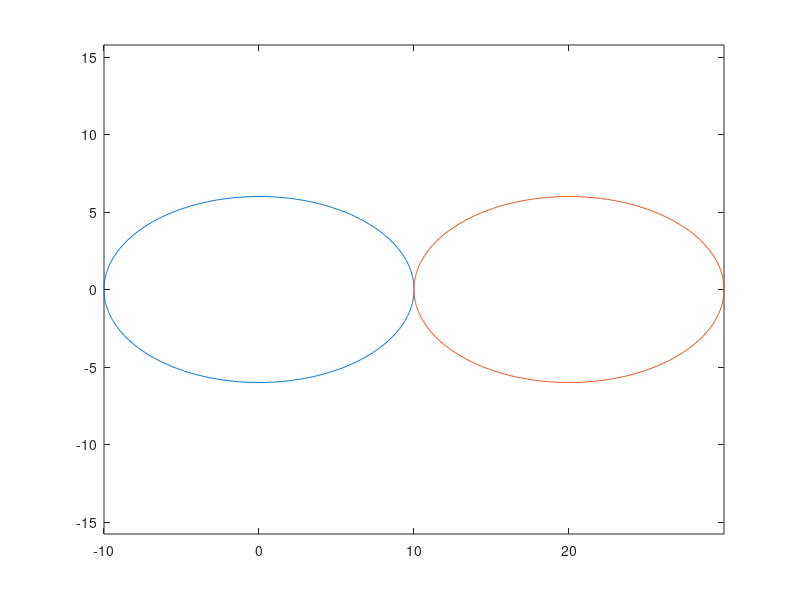

MATLAB code for this plot:
close all
clc 
clear all

re=6 % raio equatorial
rp=10 %// raio polar
x0=0 %// centro do plot
y0=0 
x=-pi:0.01:pi;
plot(x0+rp*cos(x),y0+re*sin(x))

hold on

plot(20+rp*cos(x),0+re*sin(x))

axis equal

